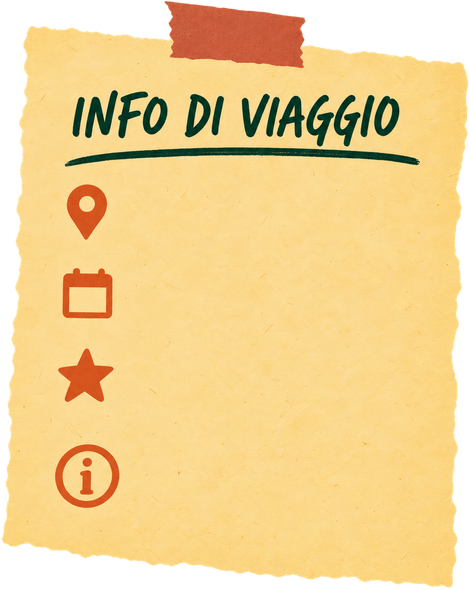
#> input picture kura-editor/assets/postit_1.png, 470 x 590 px; its folder holds 5 pictures in this run
$ python extract_postit_assets.py
#> lines starting #> are read from the running program, lines starting #| are printed output that depends on the picture
#!/usr/bin/env python3
"""Extract ONE canonical set of real transparent PNG layers from approved postit_1.png.
The illustration itself is the reference: do not redraw icons or brush lettering.
Run: python kura-editor/tools/extract_postit_assets.py
"""
from pathlib import Path
from PIL import Image, ImageDraw, ImageFilter
import numpy as np

ROOT = Path(__file__).resolve().parents[1]
SOURCE = ROOT / "assets" / "postit_1.png"
DEST = ROOT / "assets" / "postit-canon"
DEST.mkdir(parents=True, exist_ok=True)
source = Image.open(SOURCE).convert("RGBA")
#> source is the input picture: PIL image 470x590 RGBA; mean R, G, B, A 208.2, 176.7, 112.9, 216
# Existing PNG includes the original textured paper and printed source artwork.
alpha_box = source.getchannel("A").getbbox()
#> alpha_box = (0, 0, 470, 590)
if alpha_box:
    x0, y0, x1, y1 = alpha_box
#> x0 = 0; y0 = 0; x1 = 470; y1 = 590
    if (x1-x0) < source.width * .94 or (y1-y0) < source.height * .94:
        source = source.crop(alpha_box)
sw, sh = source.size
#> sw = 470; sh = 590
rng = np.random.default_rng(1711)

# Normalized coordinates on the original canonical composite image.
# Ink is taken from THIS existing asset, never synthesized using a font/icon library.
ROIS = {
    "title": (.075, .065, .975, .248),
    "tape": (.388, .000, .672, .102),
    "pin": (.108, .225, .276, .335),
    "calendar": (.103, .347, .274, .465),
    "star": (.105, .476, .270, .604),
    "info": (.080, .682, .284, .818),
}
SIZES = {"title": (420, 115), "tape": (165, 78),
         "pin": (85, 85), "calendar": (85, 85),
         "star": (85, 85), "info": (85, 85)}
COLORS = {"title": (19, 64, 44), "tape": (187, 93, 61),
          "pin": (204, 101, 51), "calendar": (204, 101, 51),
          "star": (204, 101, 51), "info": (204, 101, 51)}
source_arr = np.asarray(source).astype(np.float32)

# Sample only ink-free warm paper pixels for the authentic KURA paper palette.
pixels = source_arr.reshape(-1, 4)
valid = (pixels[:, 3] > 180) & (pixels[:, 0] > 185) & (pixels[:, 1] > 125) & (
    pixels[:, 0] > pixels[:, 1] * 1.06) & (pixels[:, 1] > pixels[:, 2] * 1.15)
if np.count_nonzero(valid) > 100:
    PAPER_COLOR = np.median(pixels[valid, :3], axis=0)
#> PAPER_COLOR = [251, 217, 140]
else:
    PAPER_COLOR = np.array([252., 212., 146.], np.float32)

def extract_ink(name):
    u0,v0,u1,v1=ROIS[name]
    bounds=(int(sw*u0),int(sh*v0),int(sw*u1),int(sh*v1))
    crop=source.crop(bounds)
    a=np.asarray(crop).astype(np.float32)
    r,g,b,srca=a[:,:,0],a[:,:,1],a[:,:,2],a[:,:,3] / 255.
    if name=="title":
        # Green calligraphic lettering and its original irregular brush underline.
        mask=(r<181)&(g<171)&(b<147)&(g>=r*.56)
        foreground=(19.,64.,44.)
        amount=np.maximum((PAPER_COLOR[0]-r)/(PAPER_COLOR[0]-foreground[0]),
                          (PAPER_COLOR[1]-g)/(PAPER_COLOR[1]-foreground[1]))
    else:
        mask=(r>112)&(r>g*1.22)&(g<186)&(b<157)
        foreground=np.asarray(COLORS[name],np.float32)
        amount=np.maximum((PAPER_COLOR[1]-g)/max(1,PAPER_COLOR[1]-foreground[1]),
                          (PAPER_COLOR[2]-b)/max(1,PAPER_COLOR[2]-foreground[2]))
    amount=np.clip(amount,0,1)*mask*srca
    # Exclude the incidental vegetation speck at the upper right of the master title.
    if name=="title":
        # Capture the entire last O of VIAGGIO; do not crop the right-side lettering.
        # The ink mask removes yellow paper and any non-green printed elements.
        h,w=amount.shape
    # Keep tonal/ink variation from original illustration, but no yellow stock behind it.
    rgba=np.zeros((a.shape[0],a.shape[1],4),np.uint8)
    rgba[:,:,:3]=np.asarray(foreground,dtype=np.uint8)
    rgba[:,:,3]=(amount*255).astype(np.uint8)
    im=Image.fromarray(rgba,"RGBA")
    bbox=im.getchannel("A").getbbox()
    if bbox:
        im=im.crop(bbox)
    tw,th=SIZES[name]
    ratio=min((tw-7)/max(1,im.width),(th-7)/max(1,im.height))
    scaled=im.resize((max(1,int(im.width*ratio)),max(1,int(im.height*ratio))),Image.Resampling.LANCZOS)
    result=Image.new("RGBA",(tw,th))
    result.alpha_composite(scaled,((tw-scaled.width)//2,(th-scaled.height)//2))
    result.save(DEST / f"postit_{name}.png",optimize=True)
    assert result.getchannel("A").getbbox(), name

for name in ROIS:
    extract_ink(name)
#> this loop made 6 passes
#> bbox in extract_ink on passes 1 to 6: (37, 7, 393, 108), (0, 1, 128, 60), (18, 52, 56, 65), (19, 0, 59, 70), (13, 0, 64, 76), (18, 42, 83, 80)
#> pass 1, in extract_ink, `crop=source.crop(bounds)`:
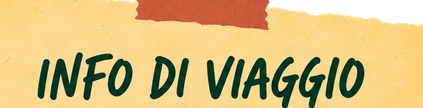
#> crop: PIL image 423x108 RGBA; mean R, G, B, A 201, 174, 111.9, 238.6; transparent parts drawn white
#> pass 1, in extract_ink, `r,g,b,srca=a[:,:,0],a[:,:,1],a[:,:,2],a[:,:,3] / 255.`:
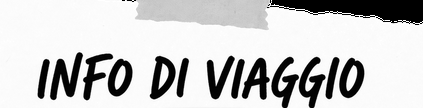
#> r: shape (108, 423) float32; min 0, max 255, mean 201
#> pass 1, in extract_ink, `r,g,b,srca=a[:,:,0],a[:,:,1],a[:,:,2],a[:,:,3] / 255.`:
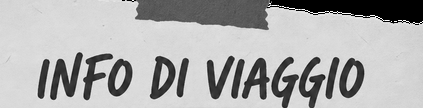
#> g: shape (108, 423) float32; min 0, max 255, mean 174

# The four originally sliced icon PNGs could contain disconnected fragments.
# Rebuild those four icons from corrected complete vector contours, then rasterise
# into actual transparent KURA ink PNGs with fine printed-grain variation.
# SVG acts exclusively as a mask; the final raster has authentic ink-like texture.
import io
import cairosvg

def rebuild_complete_icon(name):
    svg_path = DEST / f"fixed_{name}.svg"
    if not svg_path.is_file():
#> (the run stopped early here; a loop or call above may not have finished)
